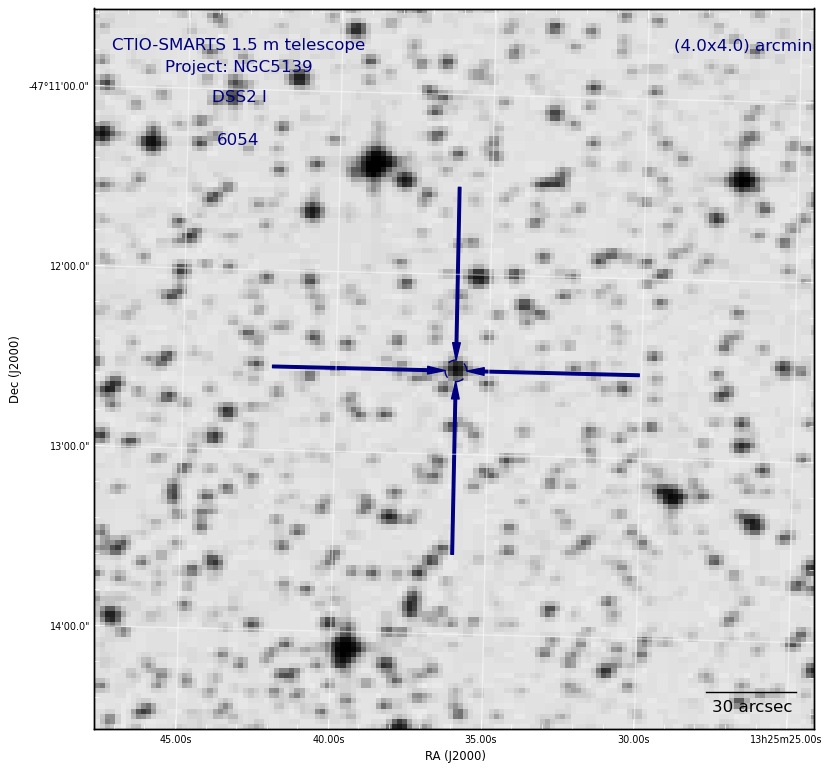

Write the Python code that produced this figure.
#!/usr/bin/python

# Centro de Investigaciones de Astronomia (CIDA)
#	Created by: Jose Fernandez
#	Date: 2012 September 11

#Importando las librerias de Python

import matplotlib # Para graficar desde Python
import aplpy # Modificar imagenes fits
import numpy # Usar operaciones matematicas y otros, ver documentacion en Python
import sys # Usa varibles de entrada por pantalla
from ds9 import * # Carga el ds9 desde Python, se debe instalar pyds9
import os # Libreria para usar comandos de UNIX

#Entrada por pantalla
#ID=raw_input("ID: ")
#ra=raw_input("Ingrese RA: ") #entrada por pantalla 
#raw_input: reconoce la variable de entrada como string, se puede cambiar con: float(nombre_variable), int(nombre_variable) ver documentacion de Python
#dec=raw_input("Ingrese DEC: ")

ID=sys.argv[1] #ID
ra=sys.argv[2]#raw_input("Ingrese RA: ")
dec=sys.argv[3]#raw_input("Ingrese DEC: ")

#Coordenadas centrales en grados decimales
#map(float,'13:08:32.7'.split(":"))
#dec_tmp=map(eval,dec.split(":"))
dec_tmp=map(float,dec.split(":"))

if dec_tmp[0] < 0.0: 

	ra1=map(float,ra.split(":"))
	ra_deg=(ra1[0]+((ra1[1]+(ra1[2]/60.0))/60.0))*15.0

	dec1=map(float,dec.split(":"))
	dec_deg=(dec1[0]-(((dec1[2]/60.0)+dec1[1])/60.0))
	print ra_deg, dec_deg

else:

	ra1=map(float,ra.split(":"))
	ra_deg=(ra1[0]+((ra1[1]+(ra1[2]/60.0))/60.0))*15.0

        dec1=map(float,dec.split(":"))
        dec_deg=(dec1[0]+(((dec1[2]/60.0)+dec1[1])/60.0))
        print ra_deg, dec_deg


#Descargando la imagen fits del servidor

ancho=4.0   #Tamano del campo
ancho=str(ancho)
largo=4.0
largo=str(largo)


d=ds9()
d.set('dsseso size '+ancho+' '+largo) #Tamano de la imagen a descargar 
#Otros servidores: dsssao, dssstsci, skyview, 2mass. Ver documentacion del ds9 (vD9)
d.set('dsseso coord '+ra+' '+dec) #Coordenadas centrales de la imagen 
d.set('dsseso survey DSS2-infrared') #Filtro: DSS2-blued, DSS2-red, DSS1, DSS2-infrared
d.set('file save salida.fits as fits') #se guarda la imagen .fits descargada del servidor
d.set('exit')



# Se genera el Finding Chart, documentacion de esta libreria en aplpy.FITSFigure Python. 

f=aplpy.FITSFigure("salida.fits") #slices=[222], figsize=(5,5))
f.show_colorscale()
f.show_grayscale(invert=True)
colors='navy' # Color del texto en la imagen 
f.add_grid() #Ingresa a la imagen una grid
f.tick_labels.set_font(size='xx-small')
f.axis_labels.set_font(size='x-small')
f.show_scalebar(1.0/120.0)
f.scalebar.set_label('30 arcsec')
f.show_arrows(ra_deg,dec_deg-0.0170,0,0.016,width=0.5,head_width=1.5,layer=False,zorder=None,color=colors)#inferior
f.show_arrows(ra_deg-0.025,dec_deg,0.0235,0,width=0.5,head_width=1.5,layer=False,zorder=None,color=colors)#derecho
f.show_circles(ra_deg,dec_deg,0.0010,layer=False,zorder=None,edgecolor=colors,linestyle='dashed')
f.show_arrows(ra_deg+0.025,dec_deg,-0.0235,0,width=0.5,head_width=1.5,layer=False,zorder=None,color=colors) #Izquierdo
f.show_arrows(ra_deg,dec_deg+0.0170,0,-0.016,width=0.5,head_width=1.5,layer=False,zorder=None,color=colors) #Superior
f.add_label(0.9,0.95,'('+ancho+'x'+largo+') arcmin',relative=True,color=colors)
f.add_label(0.2,0.88,'DSS2 I',relative=True,color=colors)
f.add_label(0.2,0.95,'CTIO-SMARTS 1.5 m telescope',relative=True,color=colors)
#f.add_label(0.2,0.92,'Created by: Jose Fernandez',relative=True,color=colors)
f.add_label(0.2,0.92,'Project: NGC5139',relative=True,color=colors)
f.add_label(0.2,0.82,ID,relative=True,color=colors)
f.save('findingChart'+ID+'.png')

os.system('rm salida.fits')
